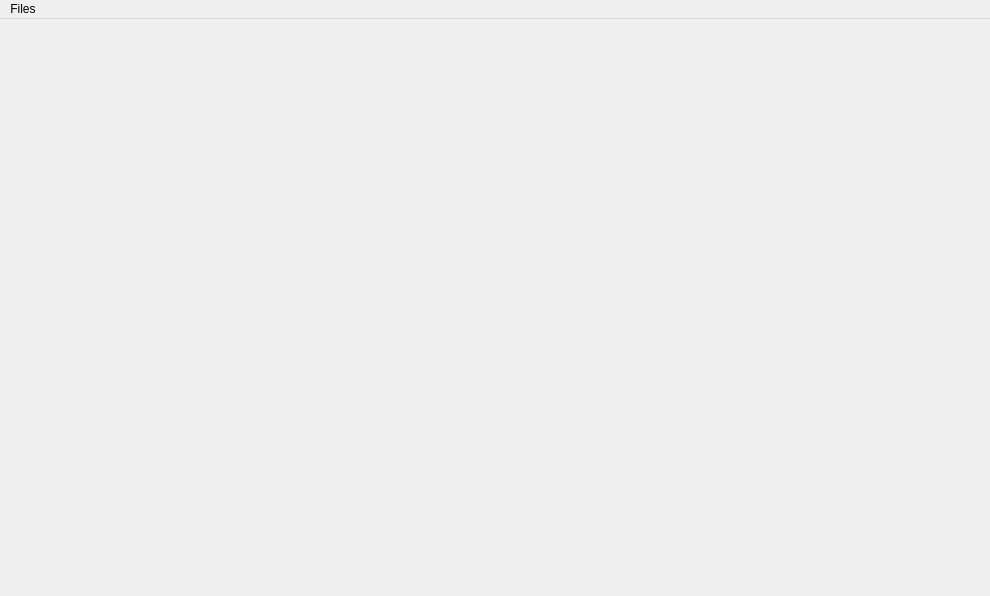
<?xml version="1.0" encoding="UTF-8"?>
<ui version="4.0">
 <class>MainWindow</class>
 <widget class="QMainWindow" name="MainWindow">
  <property name="geometry">
   <rect>
    <x>0</x>
    <y>0</y>
    <width>990</width>
    <height>596</height>
   </rect>
  </property>
  <property name="sizePolicy">
   <sizepolicy hsizetype="Expanding" vsizetype="Expanding">
    <horstretch>0</horstretch>
    <verstretch>0</verstretch>
   </sizepolicy>
  </property>
  <property name="windowTitle">
   <string>MainWindow</string>
  </property>
  <widget class="QWidget" name="centralwidget">
   <widget class="QWidget" name="verticalLayoutWidget">
    <property name="geometry">
     <rect>
      <x>30</x>
      <y>20</y>
      <width>931</width>
      <height>301</height>
     </rect>
    </property>
    <layout class="QVBoxLayout" name="verticalLayout">
     <item>
      <widget class="QLabel" name="imageLabel">
       <property name="sizePolicy">
        <sizepolicy hsizetype="Expanding" vsizetype="Expanding">
         <horstretch>0</horstretch>
         <verstretch>0</verstretch>
        </sizepolicy>
       </property>
       <property name="text">
        <string/>
       </property>
       <property name="scaledContents">
        <bool>false</bool>
       </property>
       <property name="alignment">
        <set>Qt::AlignCenter</set>
       </property>
      </widget>
     </item>
    </layout>
   </widget>
  </widget>
  <widget class="QMenuBar" name="menubar">
   <property name="geometry">
    <rect>
     <x>0</x>
     <y>0</y>
     <width>990</width>
     <height>23</height>
    </rect>
   </property>
   <widget class="QMenu" name="menuFiles">
    <property name="title">
     <string>Files</string>
    </property>
    <widget class="QMenu" name="menuOpen">
     <property name="title">
      <string>Open</string>
     </property>
     <addaction name="actionConnector_Image"/>
    </widget>
    <addaction name="menuOpen"/>
   </widget>
   <addaction name="menuFiles"/>
  </widget>
  <action name="actionConnector_Image">
   <property name="text">
    <string>Connector Image</string>
   </property>
  </action>
 </widget>
 <resources/>
 <connections/>
</ui>
